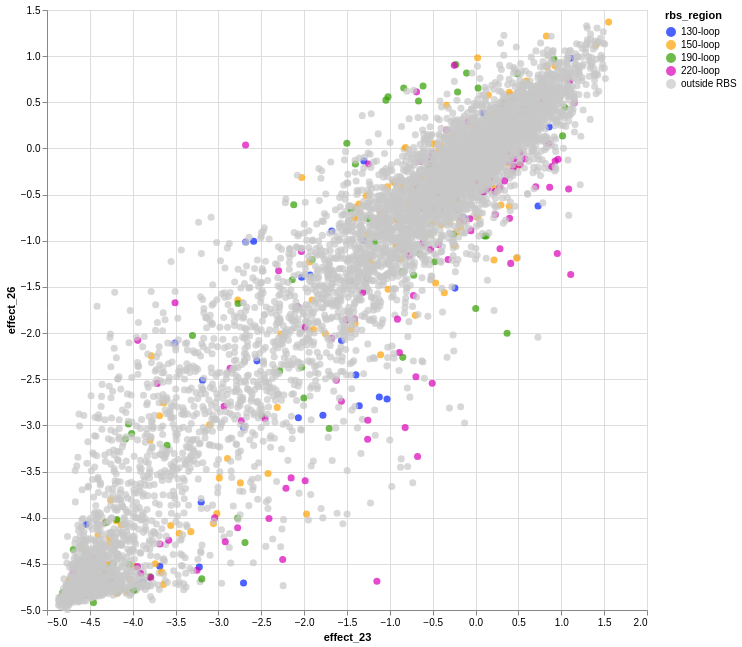

This figure's notebook cell:
### Code cell
import altair as alt
alt.data_transformers.disable_max_rows()

order=['outside RBS', '130-loop', '150-loop','190-loop','220-loop']

custom_color_scale = alt.Scale(
    domain=['130-loop', '150-loop','190-loop','220-loop', 'outside RBS'],
    range=['#001FFF' ,'#ffa200', '#309E00','#d800b8', '#c8c8c8']  # grey, blue, orange, green
)

alt.Chart(filtered_entry_merged).mark_circle(size=50).encode(
    x = 'effect_23',
    y = 'effect_26',
    tooltip = ['effect_23', 'effect_26', 'site', 'wildtype', 'mutant','rbs_region'],
    color = alt.Color(
        'rbs_region', 
        scale=custom_color_scale,
        sort=order
    )
).properties(width=600, height=600)

### Figure 1 — Vega-Lite specification as saved in the notebook (floating-point values rounded to 4 significant figures; data arrays with more than 128 entries replaced by an {"elided": "..."} marker saying what was removed)
{"config": {"view": {"continuousWidth": 300, "continuousHeight": 300}}, "data": {"name": "data-d4b74d1f4af3ff1231e535030abc83a3"}, "mark": {"type": "circle", "size": 50}, "encoding": {"color": {"field": "rbs_region", "scale": {"domain": ["130-loop", "150-loop", "190-loop", "220-loop", "outside RBS"], "range": ["#001FFF", "#ffa200", "#309E00", "#d800b8", "#c8c8c8"]}, "sort": ["outside RBS", "130-loop", "150-loop", "190-loop", "220-loop"], "type": "nominal"}, "tooltip": [{"field": "effect_23", "type": "quantitative"}, {"field": "effect_26", "type": "quantitative"}, {"field": "site", "type": "nominal"}, {"field": "wildtype", "type": "nominal"}, {"field": "mutant", "type": "nominal"}, {"field": "rbs_region", "type": "nominal"}], "x": {"field": "effect_23", "type": "quantitative"}, "y": {"field": "effect_26", "type": "quantitative"}}, "height": 600, "width": 600, "$schema": "https://vega.github.io/schema/vega-lite/v5.20.1.json", "datasets": {"data-d4b74d1f4af3ff1231e535030abc83a3": {"elided": "7988 records"}}}
